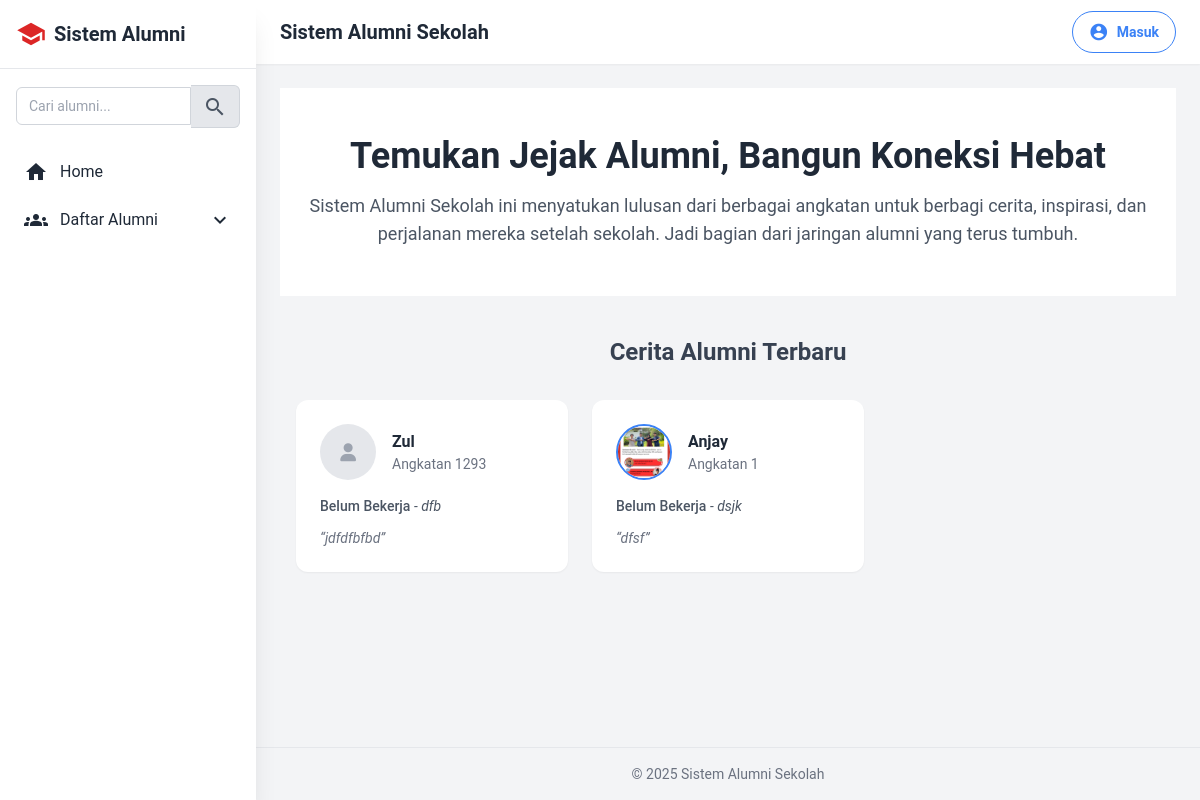
Page /sas/ on the committed database.
### sistem_alumni/models.py (models this page shows, shortened)
class Alumni(models.Model):
    nama_lengkap = models.CharField(max_length=100)
    angkatan = models.IntegerField()
    tanggal_lahir = models.DateField(null=True, blank=True)
    status = models.CharField(
        max_length=50,
        choices=[
            ('Kuliah', 'Kuliah'),
            ('Bekerja', 'Bekerja'),
            ('Menikah', 'Menikah'),
            ('Belum Bekerja', 'Belum Bekerja'),
        ],
        default='Belum Bekerja'
    )
    status_detail = models.CharField(max_length=100, blank=True, null=True)
    deskripsi_singkat = models.TextField(blank=True, null=True)
    alamat = models.TextField(blank=True, null=True)  # ⬅️ Tambahan
    no_hp = models.CharField(max_length=20, blank=True, null=True)  # ⬅️ Tambahan
    foto = models.ImageField(upload_to=path_foto_alumni, blank=True, null=True)

### sistem_alumni/views.py (the view)
# urls.py: path('', views.sas_home, name='sas_home'),
def sas_home(request):
    konfigurasi = KonfigurasiSitus.objects.first()
    alumni = Alumni.objects.order_by('-angkatan')[:4]
    return render(request, 'sistem_alumni/home.html', {
        'alumni': alumni,
        'konfigurasi': konfigurasi
    })

### sistem_alumni/context_processors.py (called while the page is built)
def daftar_angkatan(request):
    angkatan = Alumni.objects.values_list('angkatan', flat=True).distinct().order_by('-angkatan')
    return {'daftar_angkatan': angkatan}

### templates/sistem_alumni/home.html (shortened to what this page needs)
{% extends 'base1.html' %}
{% block content %}
<div class="w-full bg-white py-12">
    <div class="text-center max-w-4xl mx-auto px-4">
        <h1 class="text-3xl md:text-4xl font-bold text-gray-800 mb-4">
            Temukan Jejak Alumni, Bangun Koneksi Hebat
        </h1>
        <p class="text-gray-600 text-base md:text-lg leading-relaxed">
            Sistem Alumni Sekolah ini menyatukan lulusan dari berbagai angkatan untuk berbagi cerita, inspirasi, dan perjalanan mereka setelah sekolah. Jadi bagian dari jaringan alumni yang terus tumbuh.
        </p>
    </div>
</div>
<div class="max-w-6xl mx-auto px-4 py-10">
    <h2 class="text-center text-2xl font-semibold text-gray-700 mb-8">
        Cerita Alumni Terbaru
    </h2>
    <div class="grid grid-cols-1 sm:grid-cols-2 md:grid-cols-3 gap-6">
        {% for a in alumni|slice:":6" %}
        <div class="bg-white rounded-xl shadow-sm hover:shadow-md p-6 transition-all duration-300 flex flex-col">
            <div class="flex items-center space-x-4 mb-4">
                {% if a.foto %}
                <img src="{{ a.foto.url }}" alt="{{ a.nama_lengkap }}" class="w-14 h-14 rounded-full object-cover border-2 border-blue-500">
                {% else %}
                <div class="w-14 h-14 rounded-full bg-gray-200 flex items-center justify-center">
                    <i class="fas fa-user text-gray-400 text-lg"></i>
                </div>
                {% endif %}
                <div>
                    <h3 class="font-semibold text-gray-800">{{ a.nama_lengkap }}</h3>
                    <p class="text-sm text-gray-500">Angkatan {{ a.angkatan }}</p>
                </div>
            </div>
            <p class="text-sm text-gray-600 flex-1">
                <span class="font-medium">{{ a.status }}</span>
                {% if a.status_detail %}<span class="italic"> - {{ a.status_detail }}</span>{% endif %}
            </p>
            {% if a.deskripsi_singkat %}
            <p class="text-sm text-gray-500 italic mt-3 line-clamp-4">
                “{{ a.deskripsi_singkat }}”
            </p>
            {% endif %}
        </div>
        {% endfor %}
    </div>
</div>
{% endblock %}

### templates/base1.html (style rules this page uses)
body { font-family: 'Roboto', sans-serif; }

### rows in the picture
Alumni: nama_lengkap "Zul", angkatan "1293", status "Belum Bekerja", status_detail "dfb", deskripsi_singkat "jdfdfbfbd"
Alumni: foto (picture), nama_lengkap "Anjay", angkatan "1", status "Belum Bekerja", status_detail "dsjk", deskripsi_singkat "dfsf"
